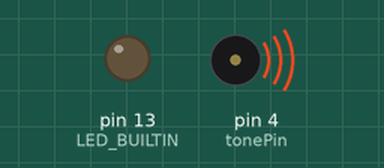
Simulated run of this sketch. Board: Arduino Uno, built with avr-gcc and run on an emulated ATmega328P. Shown: output pins drawn as LEDs (lit = HIGH), buzzer (waves = sounding).

Above: at 0.1 s.
Timing chart, 0 to 40.0 s (numbered marks = the images above):
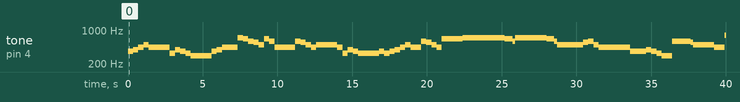

Measured:
- by itself, tone on pin 4 (tonePin): plays 368 Hz for 0.35 s, 390 Hz for 0.35 s, 438 Hz for 0.35 s, 492 Hz for 0.35 s, 438 Hz for 1.4 s, 329 Hz for 0.35 s … (64 notes in this stretch)

The sketch:

WHU-Music-Box.ino
```cpp
// 列出所有D调的频率
#define NTD0 -1
#define NTD1 293
#define NTD2 329
#define NTD3 368
#define NTD4 390
#define NTD5 438
#define NTD6 492
#define NTD7 554

#define NTDL1 147
#define NTDL2 166
#define NTDL3 185
#define NTDL4 196
#define NTDL5 221
#define NTDL6 248
#define NTDL7 278

#define NTDH1 585
#define NTDH2 657
#define NTDH3 700
#define NTDH4 781
#define NTDH5 882
#define NTDH6 990
#define NTDH7 1112

int note[] = {  // 根据简谱列出各频率
    /*
    // 前奏过长，暂时不放
    NTD3, NTD5, NTD6, NTDH1, NTDH3,
    NTDH2, NTDH1, NTDH3,
    NTDH2, NTDH1, NTD6,
    NTDH1, NTDH2, NTD6, NTD5, NTD5,
    //
    NTDH3, NTDH4, NTDH3, NTDH2, NTDH1,
    NTDH7, NTDH7, NTDH6, NTDH6,
    NTD6, NTDH3, NTDH2, NTD5, NTD6,
    NTDH1,
    */
    // 东湖之滨，珞珈山上，这是我们亲爱的学堂
    NTD3, NTD4, NTD5, NTD6, NTD5,
    NTD2, NTD4, NTD3, NTD2, NTD1,
    NTD3, NTD4, NTD5, NTD5, NTD5, NTDH3, NTDH2, NTDH1,
    NTD7, NTD6, NTDH2, NTDH1, NTD5,
    //
    NTDH1, NTD7, NTD6, NTD5, NTD6,
    NTD5, NTD2, NTD4, NTD3, NTD2,
    NTD3, NTD2, NTD3, NTD4, NTD5, NTD6, NTD5,
    NTDH1, NTD7, NTD6, NTD5, NTDH2,
    //
    NTDH3,
    NTDH2, NTDH1, NTDH3,
    NTDH2, NTDH1, NTD6, NTD7,
    NTDH1, NTD6, NTD5,
    //
    NTD3, NTD4, NTD3, NTD2, NTD1,
    NTDH1, NTDH1, NTD7, NTD6,
    NTD5, NTDH4, NTDH3, NTDH2,
    NTDH1
};

float durt[] = {  // 根据简谱列出各节拍
/*
    // 前奏
    0.25, 0.25, 0.25, 0.25, 3,
    0.75, 0.25, 3,
    0.75, 0.25, 3,
    0.5, 0.5, 0.5, 0.5, 2,
    //
    1.5, 0.5, 0.5, 0.5, 1,
    1, 0.75, 0.25, 2,
    1, 1, 1, 0.5, 0.5,
    4,
*/
    // 从东湖之滨开始
    0.5, 0.5, 0.5, 0.5, 2,
    0.5, 0.5, 0.5, 0.5, 2,
    0.5, 0.5, 0.5, 0.5, 0.5, 0.5, 0.5, 0.5,
    0.5, 0.5, 0.5, 0.5, 2,
    //
    0.5, 0.5, 0.5, 0.5, 2,
    0.5, 0.5, 0.5, 0.5, 2,
    0.5, 0.5, 0.5, 0.5, 0.5, 0.5, 1,
    0.5, 0.5, 0.5, 0.5, 2,
    //
    4,
    0.75, 0.25, 3,
    0.75, 0.25, 2.5, 0.5,
    0.5, 0.5, 3,
    //
    1.5, 0.5, 0.5, 0.5, 1,
    1, 0.75, 0.25, 2,
    1, 1, 1.5, 0.5,
    4
};

int length;
int tonePin = 4;   // 使用4号接口

void setup() {
    pinMode(tonePin, OUTPUT);
    pinMode(LED_BUILTIN, OUTPUT);
    length = sizeof(note) / sizeof(note[0]);  // 计算音调数组的长度
}

void loop() {
    for(int x = 0; x < length; x++) {
        tone(tonePin, note[x]);
        delay(700 * durt[x]);  // 这里用来根据节拍调节延时。
        noTone(tonePin);
    }
    delay(2000);
}
```
